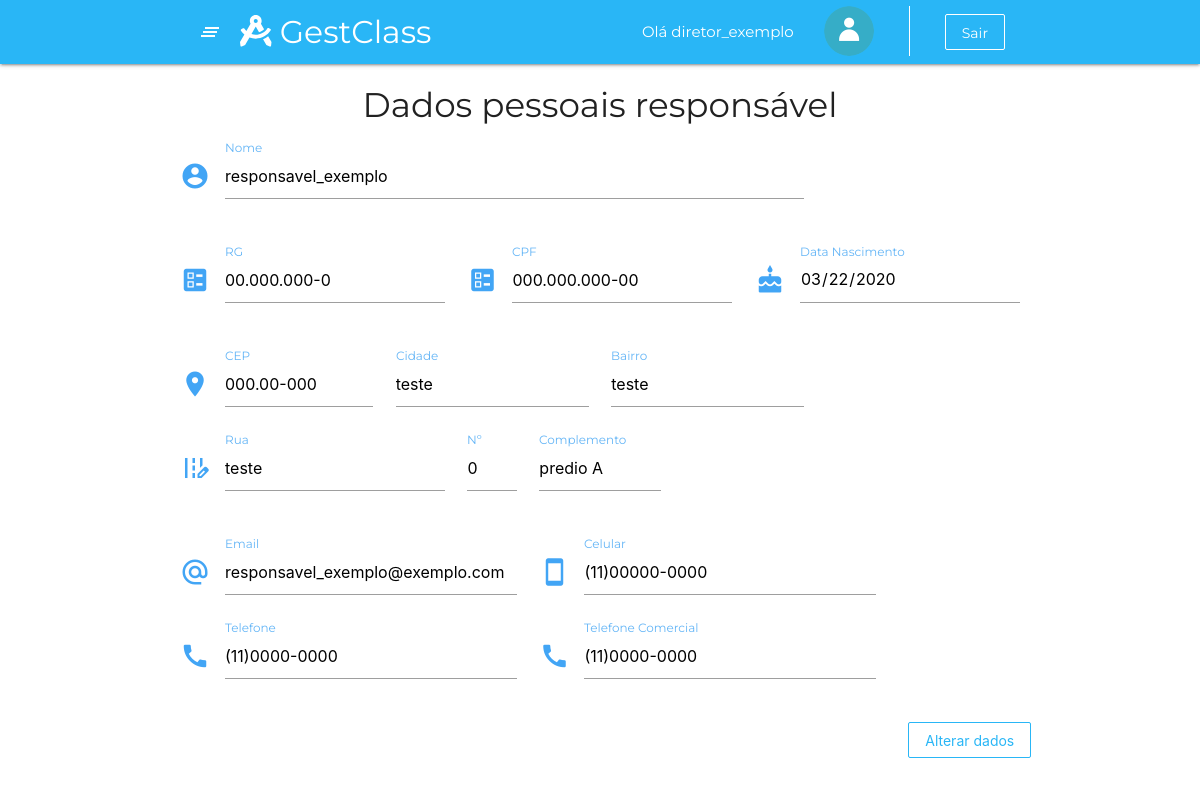
Page /dadosResponsaveis.html.php?id=1 (signed in) on the earlier database version.
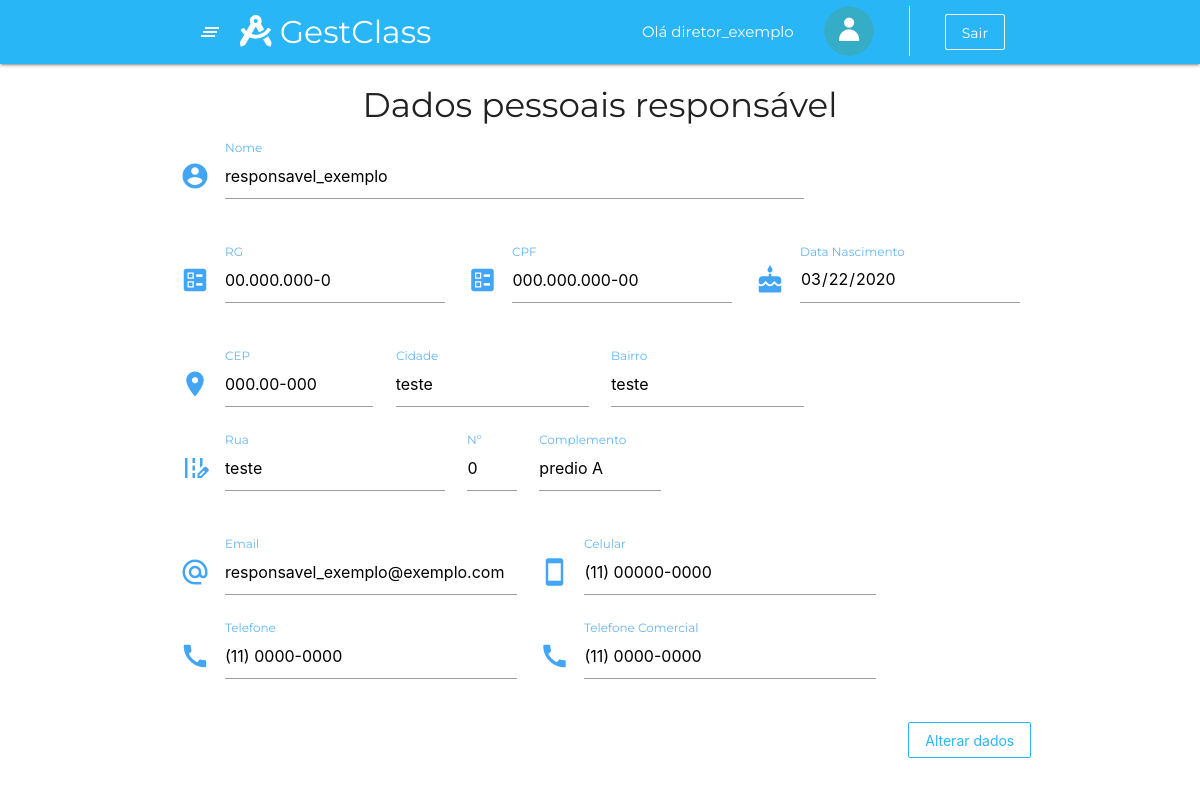
Same page on the later database version.
### tables this page shows
CREATE TABLE diretor (
	ID_diretor INTEGER NOT NULL PRIMARY KEY AUTO_INCREMENT UNIQUE,
	nome_diretor VARCHAR (50) NOT NULL,
    foto VARCHAR(255),
	cep VARCHAR (10) NOT NULL,
    numero INTEGER NOT NULL,
    complemento VARCHAR (40),
    rg VARCHAR(15) NOT NULL UNIQUE,
    cpf VARCHAR(14) NOT NULL UNIQUE,
	email VARCHAR(65) NOT NULL UNIQUE,
    senha VARCHAR(50) NOT NULL,
    celular VARCHAR(15) NOT NULL,
    telefone VARCHAR(14),
    fk_id_tipo_usuario_diretor INTEGER NOT NULL,
    fk_id_escola_diretor INTEGER NOT NULL
);

CREATE TABLE responsavel (
	ID_responsavel INTEGER PRIMARY KEY AUTO_INCREMENT UNIQUE,
    nome_responsavel VARCHAR (70) NOT NULL,
	foto VARCHAR(255),
    cep VARCHAR (10) NOT NULL,
    numero INTEGER NOT NULL,
    complemento VARCHAR (40),
    RG VARCHAR (12) NOT NULL UNIQUE,
    cpf VARCHAR (14) NOT NULL UNIQUE, 
    email VARCHAR(65) NOT NULL UNIQUE,
    senha VARCHAR(50) NOT NULL,
    pin INTEGER(6) NOT NULL,
    celular VARCHAR(15) NOT NULL,
    telefone VARCHAR(14),
    telefone_comercial VARCHAR(14),
    data_nascimento DATE NOT NULL,
	data_pagamento_responsavel DATE NOT NULL,
    fk_id_tipo_usuario_responsavel INTEGER NOT NULL,
    fk_id_escola_responsavel INTEGER NOT NULL
);

### dadosResponsaveis.html.php (the view, shortened to what this page needs)
<!DOCTYPE html>
<html lang="pt">
<head>
    <link rel="stylesheet" type="text/css" href="node_modules/materialize-css/dist/css/materialize.min.css" />
    <link rel="stylesheet" type="text/css" href="css/default.css" />
    <link rel="stylesheet" type="text/css" href="css/dadosAlunos.css" />
</head>
<body>
    <?php
    include_once 'php/conexao.php';
    $id_tipo_usuario = $_SESSION["id_tipo_usuario"];
    if ($id_tipo_usuario == 2) {
        require_once 'reqDiretor.php';
    } else if ($id_tipo_usuario == 3) {
        require_once 'reqHeader.php';
    } elseif ($id_tipo_usuario == 4) {
        require_once 'reqProfessor.php';
    }
    ?>
    <h4 class="center">Dados pessoais responsável</h4>
    <?php
        $query_resp = $conn->prepare("SELECT * FROM responsavel WHERE ID_responsavel =" . $_GET['id'] . "");
        $query_resp->execute();
       $dados_resp = $query_resp->fetch(PDO::FETCH_ASSOC) ?>
    <div class="container col s12 m12 l12 ">
        <form id="responsavel" method="POST" action="alteracaoDados.html.php" enctype="multipart/form-data">
            <div class="col s12 m12 l12">
                <div class="row">
                    <div class="input-field col s12 m9 l9">
                        <i class="material-icons prefix blue-icon">account_circle</i>
                        <input name="nome_respon" id="nome_responsavel" type="text"
                            value="<?php echo$dados_resp['nome_responsavel']?>" readonly class="validate">
                        <label id="lbl" for="icon_telephone">Nome</label>
                    </div>
                </div>
                <div class="row">
                    <div class="input-field col s6 m4 l4">
                        <i class="material-icons prefix blue-icon">ballot</i>
                        <input name="rg_respon" id="rg" type="tel" data-mask="00.000.000-0"
                            value="<?php echo$dados_resp['RG']?>" readonly class="validate">
                        <label id="lbl" for="icon_telephone">RG</label>
                    </div>
                    <div class="input-field col s6 m4 l4">
                        <i class="material-icons prefix blue-icon">ballot</i>
                        <input name="cpf_respon" id="cpf" type="tel" value="<?php echo$dados_resp['cpf']?>" readonly
                            data-mask="000.000.000-00" class="validate">
                        <label id="lbl" for="icon_telephone">CPF</label>
                    </div>
                    <div class="input-field col s6 m4 l4">
                        <i class="material-icons prefix blue-icon">cake</i>
                        <input name="nascimento_respon" id="data_nascimento"
                            value="<?php echo$dados_resp['data_nascimento']?>" readonly type="date" class=" validate">
                        <label id="lbl">Data Nascimento</label>
                    </div>
                </div>
                <div class="row">
                    <div class="input-field col s12 m3 l3">
                        <i class="material-icons prefix blue-icon">location_on</i>
                        <input name="cep" id="cep" value="<?php echo$dados_resp['cep']?>" readonly type="text"
                            class="validate">
                        <label id="lbl" for="first_name">CEP</label>
                    </div>
                    <div id="a" class="input-field col s10 m2 l3">
                        <input id="cidade" value="teste" readonly type="text" class="validate">
                        <label id="lbl" for="first_name">Cidade</label>
                    </div>
                    <div id="a" class="input-field col s10 m2 l3">
                        <input id="bairro" value="teste" readonly type="text" class="validate">
                        <label id="lbl" for="first_name">Bairro</label>
                    </div>
                    <div id="a" class="input-field col s10 m2 l4">
                        <i class="material-icons prefix blue-icon">edit_road</i>
                        <input id="rua" value="teste" readonly type="text" class="validate">
                        <label id="lbl" for="first_name">Rua</label>
                    </div>
                    <div id="a" class="input-field col s10 m1 l1">
                        <input name="numero" id="numero" value="<?php echo$dados_resp['numero']?>" readonly type="tel"
                            class="validate ">
                        <label id="lbl" for="first_name">Nº</label>
                    </div>
                    <div id="a" class="input-field col s10 m2 l2">
                        <input name="complemento" id="complemento" value="<?php echo$dados_resp['complemento']?>"
                            readonly type="tel" class="validate ">
                        <label id="lbl" for="first_name">Complemento</label>
                    </div>
                </div>
                <div class="row">
                    <div class="input-field col s12 m4 l5">
                        <i class="material-icons prefix blue-icon">alternate_email</i>
                        <input name="email_respon" id="email" type="tel" value="<?php echo$dados_resp['email']?>"
                            readonly class="validate">
                        <label id="lbl" for="icon_telephone">Email</label>
                    </div>
                    <div class="input-field col s12 m4 l5">
                        <i class="material-icons prefix blue-icon">smartphone</i>
                        <input name="celular_respon" id="celular" type="tel" value="<?php echo$dados_resp['celular']?>"
                            readonly data-mask="(00) 00000-0000" class="validate">
                        <label id="lbl" for="icon_telephone">Celular</label>
                    </div>
                    <div class="input-field col s12 m4 l5">
                        <i class="material-icons prefix blue-icon">call</i>
                        <input name="telefone_respon" id="telefone" type="tel"
                            value="<?php echo$dados_resp['telefone']?>" readonly data-mask="(00) 0000-0000"
                            class="validate">
                        <label id="lbl" for="icon_telephone">Telefone</label>
                    </div>
                    <div class="input-field col s12 m4 l5">
                        <i class="material-icons prefix blue-icon">call</i>
                        <input name="tel_comercial" id="telefone_comercial" type="tel"
                            value="<?php echo$dados_resp['telefone_comercial']?>" readonly data-mask=" (00) 0000-0000"
                            class="validate">
                        <label id="lbl" for="icon_telephone">Telefone Comercial</label>
                    </div>
                </div>
                <div class="row">
                    <input type="submit" class="btn-flat btnLightBlue center" value="Alterar dados">
                </div>
            </div>
    </div>
    <?php  include_once 'reqFooter.php'?>

### reqDiretor.php (shortened to what this page needs)
<?php
    include_once 'php/conexao.php';
    $id_usuario = $_SESSION["id_usuario"];
    $query = $conn->prepare("select * from diretor where id_diretor=$id_usuario");
    $query->execute();
    $dados = $query->fetch(PDO::FETCH_ASSOC);
    $nomeDir = $dados['nome_diretor'];
    $nome = Explode(" ",$nomeDir);
    $nome_dir = $nome[0];
?>
<!DOCTYPE html>
<html lang="pt">
<head>
    <link rel="stylesheet" type="text/css" href="node_modules/materialize-css/dist/css/materialize.min.css" />
    <link rel="stylesheet" type="text/css" href="node_modules/@fortawesome/fontawesome-free/css/all.min.css" />
    <link rel="stylesheet" type="text/css" href="node_modules/animate.css/animate.min.css" />
    <link rel="stylesheet" type="text/css" href="node_modules/aos/dist/aos.css" />
    <link rel="stylesheet" type="text/css" href="css/menu.css" />
    <link rel="stylesheet" type="text/css" href="css/default.css" />
    <link rel="stylesheet" type="text/css" href="css/homeSecretaria.css" />
</head>
<body>
    <header>
        <div class="navbar-fixed">
            <nav class="light-blue lighten-1">
                <div class="container">
                    <div class="nav-wrapper">
                        <a href="#" data-target="slide-out" class="sidenav-trigger show-on-large"><i
                                class="material-icons">clear_all</i></a>
                        <a href="homeDiretor.html.php" class="brand-logo"><i class="fas fa-drafting-compass"></i>
                            <span class="hide-on-small-only">GestClass<span></a>
                        <ul class="right">
                            <li>
                                <a class="transparent hide-on-small-only" disable>Olá <?php echo $nome_dir?></a>
                            </li>
                            <?php if(empty($dados['foto'])){?>
                            <li>
                                <a href="perfil.html.php" class="transparent hide-on-small-only">
                                    <img class="circle icon-user" width="50px" height="50px"
                                        src="assets/imagensBanco/usuario.png">
                                </a>
                            </li>
                            <?php }?>
                            <li>
                            </li>
                            <li>
                                <a href="php/logout.php" class="btn-flat btnLight hide-on-small-only">Sair</a>
                            </li>
                        </ul>
                    </div>
                </div>
            </nav>
        </div>
    </header>

### reqFooter.php (shortened to what this page needs)
</body>
</html>

### css/default.css (style rules this page uses)
body { margin: 0; padding: 0; font-family: 'Montserrat', sans-serif !important; }
.btn-flat { transition: 0.2s; text-transform: inherit; }
.btnLight { text-transform: inherit; border: 0.5px solid #fff; color: #fff; }
.btnLightBlue { text-transform: inherit; border: 0.5px solid #29b6f6; color: #29b6f6; float: right; margin-bottom: 20px; margin-left: 5px; }
#lbl { color: #64b5f6; }

### css/dadosAlunos.css (style rules this page uses)
#lbl { color: #64b5f6; }

### css/menu.css (style rules this page uses)
.icon-user { padding: 0; margin: 0; margin-top: 6px; }

### css/homeSecretaria.css (style rules this page uses)
.blue-icon { color: #42a5f5; }

Differences in the rows shown:
changed responsavel "responsavel_exemplo": celular_respon "(11)00000-0000" → "(11) 00000-0000"; telefone_respon "(11)0000-0000" → "(11) 0000-0000"; tel_comercial "(11)0000-0000" → "(11) 0000-0000"
